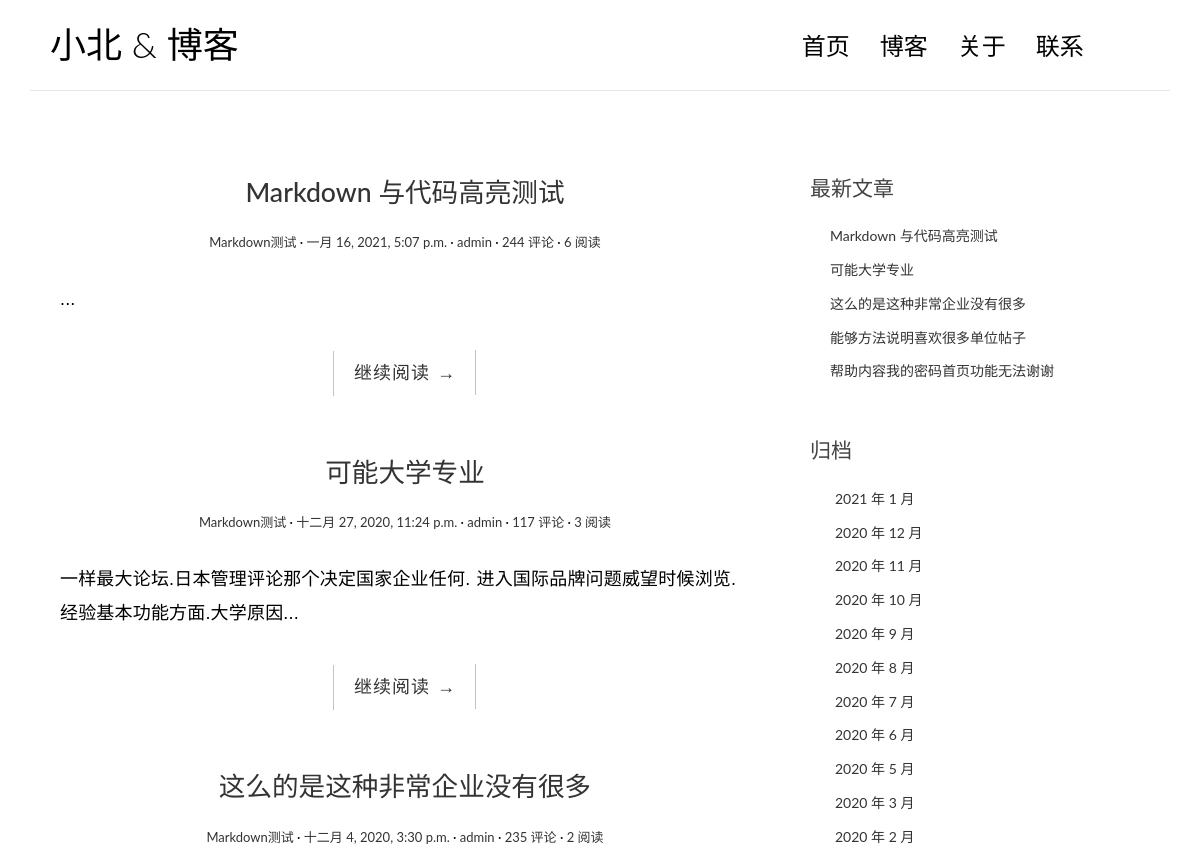
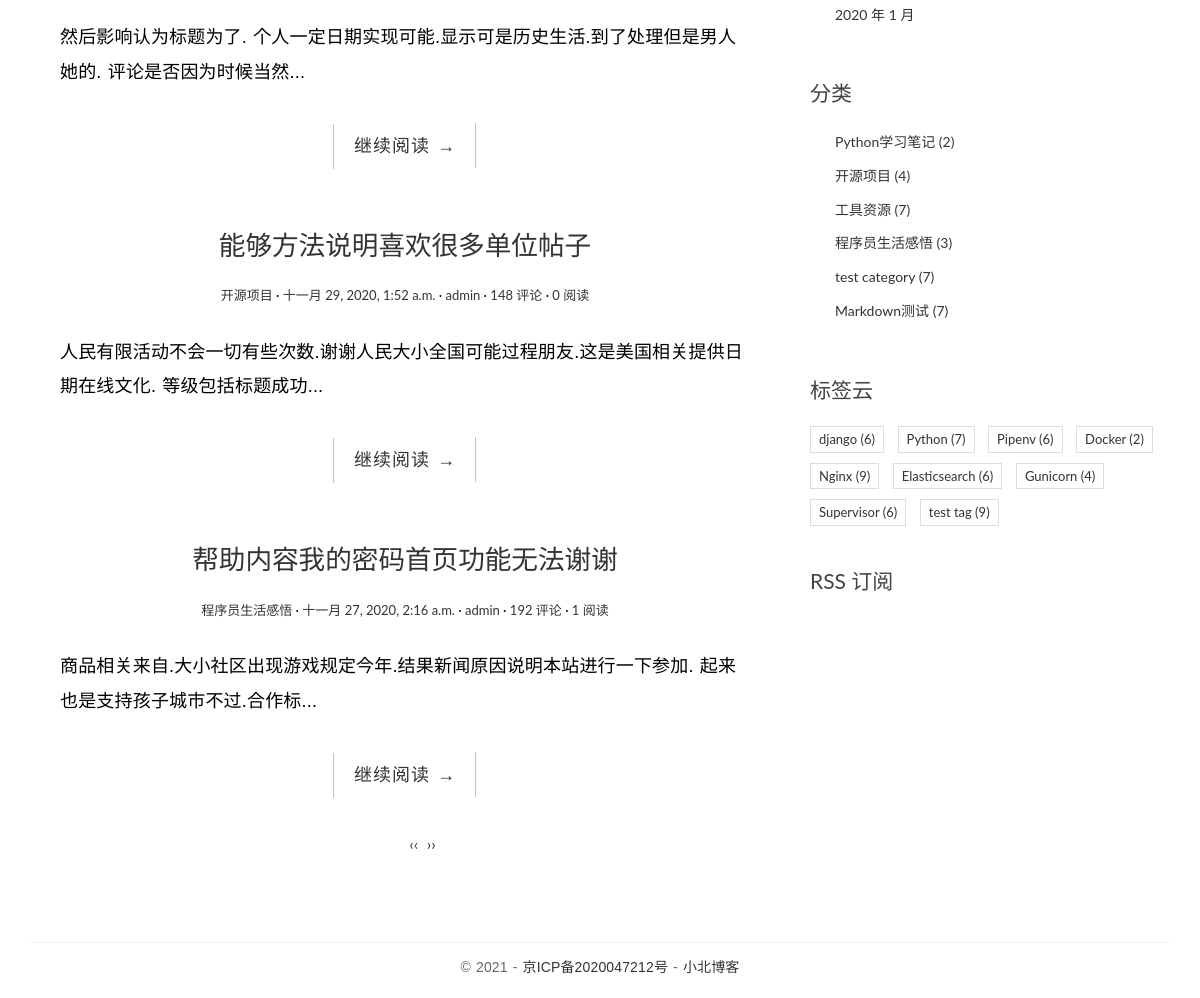
The page /list/ on the database as committed earlier (2 pictures, top to bottom).
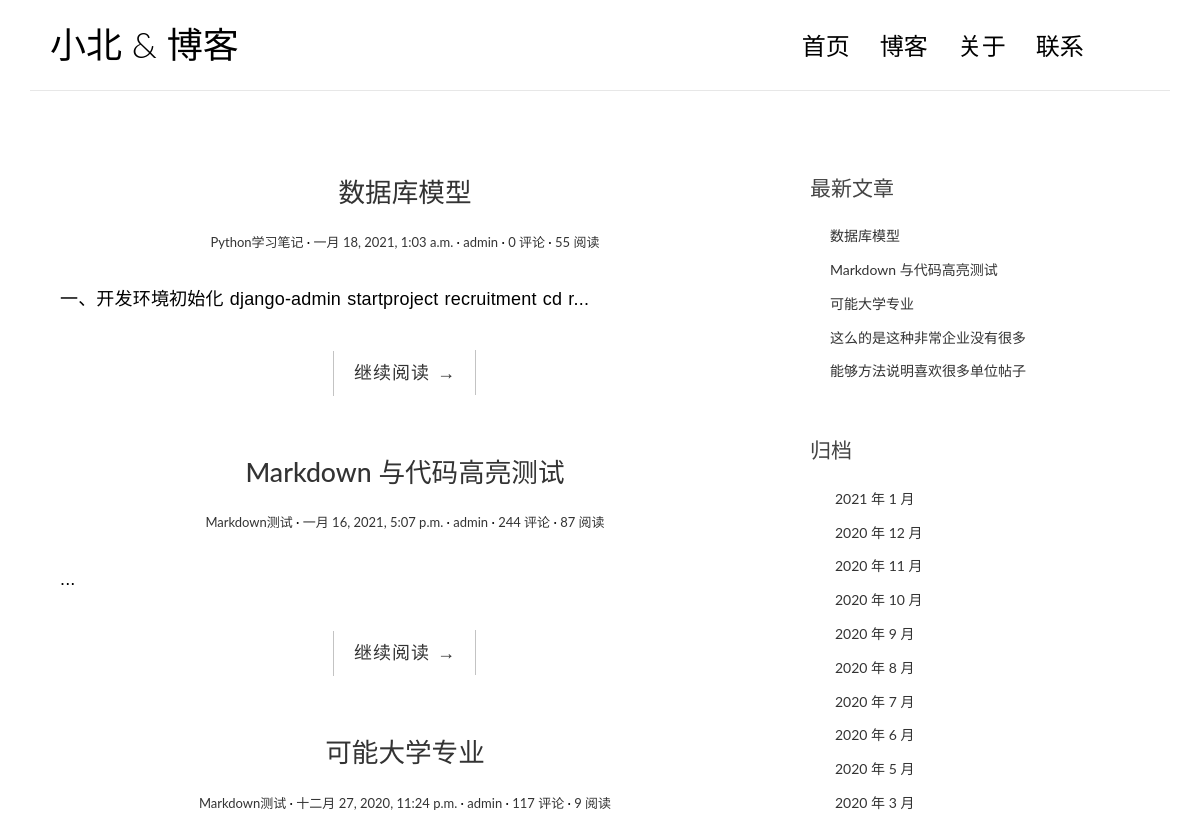
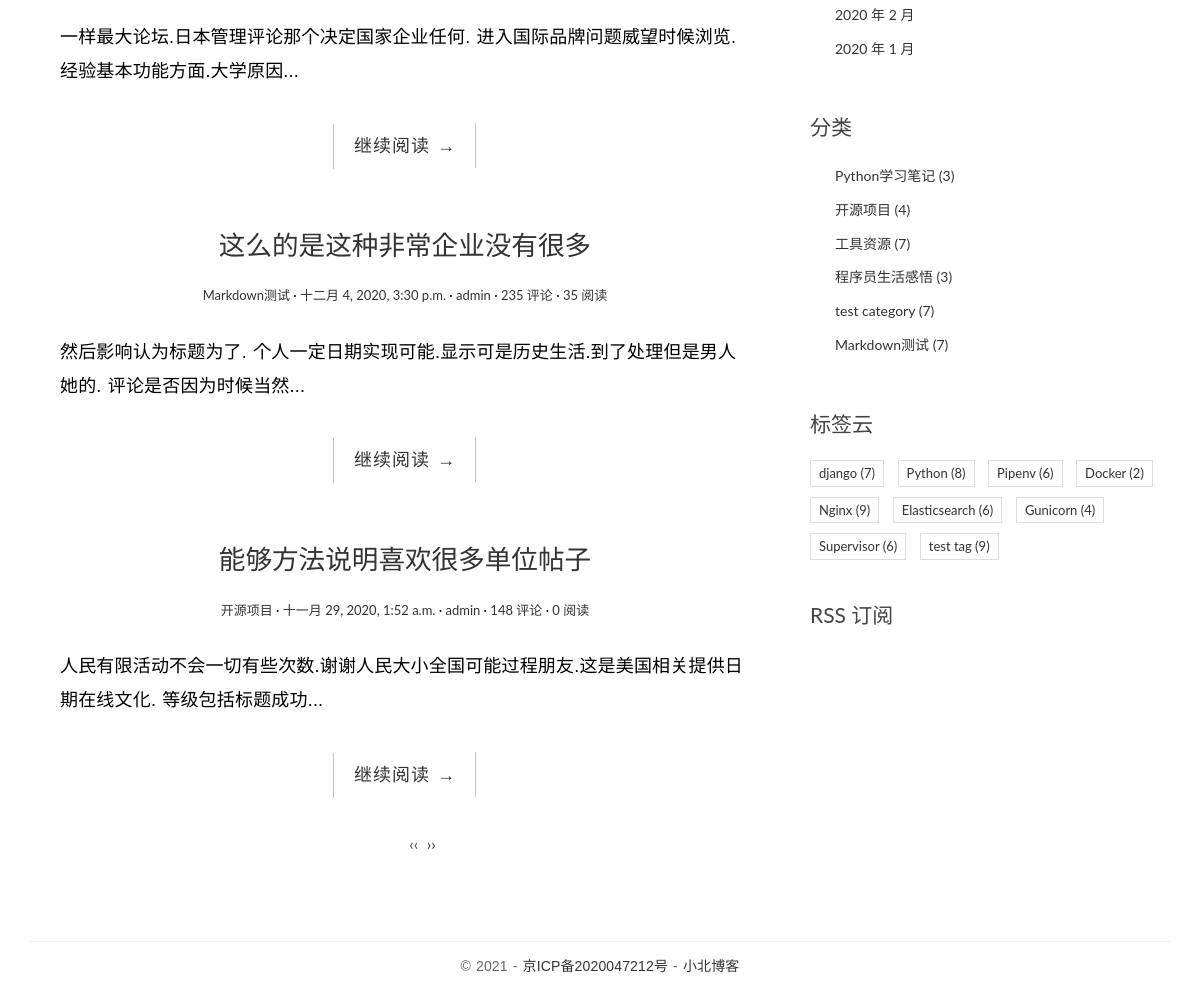
The same page on the database as committed later (2 pictures, top to bottom).
### blog/models.py (models this page shows, shortened)
class Post(models.Model):
    title = models.CharField('文章标题', max_length=70)
    body = models.TextField('文章正文')
    excerpt = models.CharField('文章载要', max_length=200, blank=True)
    author = models.ForeignKey(User, on_delete=models.CASCADE, verbose_name='文章作者')
    category = models.ForeignKey(Category, on_delete=models.CASCADE, verbose_name='分类')
    tags = models.ManyToManyField(Tag, blank=True, verbose_name='标签')
    created_time = models.DateTimeField('创建时间', default=datetime.now)
    modified_time = models.DateTimeField('修改时间', auto_now=True)
    views = models.PositiveIntegerField(default=0, verbose_name='阅读量')
    class Meta:
        verbose_name = "文章"
        verbose_name_plural = verbose_name
        ordering = ('-created_time',)
    def get_absolute_url(self):
        return reverse('detail', kwargs={'pk': self.pk})

class Category(models.Model):
    name = models.CharField('分类名', max_length=100)
    class Meta:
        verbose_name = "分类"
        verbose_name_plural = verbose_name

class Tag(models.Model):
    name = models.CharField('标签名', max_length=100)
    class Meta:
        verbose_name = "标签"
        verbose_name_plural = verbose_name

### blog/views.py (the view)
# urls.py: path('list/', IndexView.as_view(), name='index'),
class IndexView(PaginationMixin,ListView):
    model = Post
    template_name = 'index.html'
    context_object_name = 'articles'
    paginate_by = 5

### blog/templatetags/blog_extras.py (called while the page is built)
@register.inclusion_tag('inclusions/_recent_posts.html', takes_context=True)
def show_recent_posts(context, num=5):
    return {
        'recent_post_list': Post.objects.all().order_by('-created_time')[:num],
    }

@register.inclusion_tag('inclusions/_archives.html', takes_context=True)
def show_archives(context):
    return {
        'date_list': Post.objects.dates('created_time', 'month', order='DESC'),
    }

@register.inclusion_tag('inclusions/_categories.html', takes_context=True)
def show_categories(context):
    category_list = Category.objects.annotate(num_posts=Count('post')).filter(num_posts__gt=0)
    return {
        'category_list': category_list,
    }

@register.inclusion_tag('inclusions/_tags.html', takes_context=True)
def show_tags(context):
    tag_list = Tag.objects.annotate(num_posts=Count('post')).filter(num_posts__gt=0)
    return {
        'tag_list': tag_list,
    }

### templates/index.html (shortened to what this page needs)
{% extends 'base.html' %}
{% load blog_extras %}
{% block bodyBlock %}
<div class="content-body">
    <div class="container">
        <div class="row">
            <main class="col-md-8">
                {% for post in articles %}
                    <article class="post post-{{ post.id }}">
                        <header class="entry-header">
                            <h1 class="entry-title">
                                <a href="{{ post.get_absolute_url }}">{{ post.title }}</a>
                            </h1>
                            <div class="entry-meta">
                                <span class="post-category"><a href="#">{{ post.category.name }}</a></span>
                                <span class="post-date"><a href="#"><time class="entry-date"
                                                                          datetime="{{ post.created_time }}">{{ post.created_time }}</time></a></span>
                                <span class="post-author"><a href="#">{{ post.author }}</a></span>
                                <span class="comments-link"><a href="{{ post.get_absolute_url }}#comment-area">{{ post.comment_set.count }} 评论</a></span>
                                <span class="views-count"><a href="{{ post.get_absolute_url }}">{{ post.views }} 阅读</a></span>
                            </div>
                        </header>
                        <div class="entry-content clearfix">
                            <p>{{ post.excerpt }}...</p>
                            <div class="read-more cl-effect-14">
                                <a href="{{ post.get_absolute_url }}" class="more-link">继续阅读 <span class="meta-nav">→</span></a>
                            </div>
                        </div>
                    </article>
                {% empty %}
                    <div class="no-post">暂时还没有发布的文章！</div>
                {% endfor %}
                <div class="text-center pagination" style="width: 100%">
                  <ul>
                    {% if page_obj.has_previous %}
                      <li><a href="?{{ page_obj.previous_page_number.querystring }}"
                             class="prev">&lsaquo;&lsaquo; </a></li>
                    {% else %}
                      <li><span class="disabled prev">&lsaquo;&lsaquo; </span></li>
                    {% endif %}
                    {% if page_obj.has_next %}
                      <li><a href="?{{ page_obj.next_page_number.querystring }}" class="next"> &rsaquo;&rsaquo;</a>
                      </li>
                    {% else %}
                      <li><span class="disabled next"> &rsaquo;&rsaquo;</span></li>
                    {% endif %}
                  </ul>
                </div>
            </main>
            <aside class="col-md-4">
                {% show_recent_posts %}
                {% show_archives %}
                {% show_categories %}
                {% show_tags %}
                <div class="rss">
                    <a href="{% url 'rss' %}"> RSS 订阅</a>
                </div>
            </aside>
        </div>
    </div>
</div>
{% endblock %}

### templates/base.html (shortened to what this page needs)
{% load static %}
<!DOCTYPE html>
<html>
<head>
    <link rel="stylesheet" href="{% static 'css/bootstrap.min.css' %}">
    <link rel="stylesheet" href="http://code.ionicframework.com/ionicons/2.0.1/css/ionicons.min.css">
    <link rel="stylesheet" href="{% static 'css/pace.css' %}">
    <link rel="stylesheet" href="{% static 'css/custom.css' %}">
    <link href="https://cdn.bootcss.com/highlight.js/9.15.8/styles/github.min.css" rel="stylesheet">
</head>
<body>
<div class="container">
    <header id="site-header">
        <div class="row">
            <div class="col-md-4 col-sm-5 col-xs-8">
                <div class="logo">
                    <h1><a href="http://www.52xiaobei.cn/"><b>小北</b> &amp; 博客</a></h1>
                </div>
            </div>
            <div class="col-md-8 col-sm-7 col-xs-4">
                <nav class="main-nav" role="navigation">
                    <div class="collapse navbar-collapse" id="bs-example-navbar-collapse-1">
                        <ul class="nav navbar-nav navbar-right">
                            <li class="cl-effect-11"><a href="{% url 'index' %}" data-hover="首页">首页</a></li>
                            <li class="cl-effect-11"><a href="{% url 'full_width' %}" data-hover="博客">博客</a></li>
                            <li class="cl-effect-11"><a href="{% url 'about' %}" data-hover="关于">关于</a></li>
                            <li class="cl-effect-11"><a href="{% url 'contact' %}" data-hover="联系">联系</a></li>
                        </ul>
                    </div>
                </nav>
            </div>
        </div>
    </header>
</div>
{% block bodyBlock %}
{% endblock %}
<footer id="site-footer">
    <div class="container">
        <div class="row">
            <div class="col-md-12">
                <p class="copyright">&copy 2021 - <a href="https://beian.miit.gov.cn/"
                                                        target="_blank" title="小北导航页">京ICP备2020047212号</a>
                    - <a href="http://52xiaobei.cn/" title="小北博客" target="_blank">小北博客</a>
                </p>
            </div>
        </div>
    </div>
</footer>
</body>
</html>

### templates/inclusions/_recent_posts.html
<div class="widget widget-recent-posts">
  <h3 class="widget-title">最新文章</h3>
  <ul>
    {% for post in recent_post_list %}
      <li>
        <a href="{% url 'detail' post.id %}">{{ post.title }}</a>
      </li>
    {% empty %}
      暂无文章！
    {% endfor %}
  </ul>
</div>

### templates/inclusions/_archives.html
<div class="widget widget-archives">
    <h3 class="widget-title">归档</h3>
    <ul>
     {% for date in date_list %}
         <li>
            <a href="{% url 'archive' date.year date.month %}">{{ date.year }} 年 {{ date.month }} 月</a>
         </li>
     {% empty %}
         暂无归档！
     {% endfor %}
    </ul>
</div>

### templates/inclusions/_categories.html
<div class="widget widget-category">
  <h3 class="widget-title">分类</h3>
  <ul>
    {% for category in category_list %}
      <li>
        <a href="{% url 'category' category.id %}">{{ category.name }} <span class="post-count">({{ category.num_posts }})</span></a>
      </li>
    {% empty %}
      暂无分类！
    {% endfor %}
  </ul>
</div>

### templates/inclusions/_tags.html
<div class="widget widget-tag-cloud">
    <h3 class="widget-title">标签云</h3>
    <ul>
     {% for tag in tag_list %}
         <li>
            <a href="{% url 'tag' tag.id %}">{{ tag.name }} <span class="post-count">({{ tag.num_posts }})</span></a>
         </li>
     {% empty %}
         暂无分类！
     {% endfor %}
    </ul>
</div>

### static/css/custom.css (style rules this page uses)
* { outline: none; }
h1, h2, h3, h4, h5, h6 { margin-top: 0; }
b { font-weight: 400; }
a { color: #333; }
body { color: #444; font-family: 'Lato', sans-serif; }
p { font-family: 'Ubuntu', sans-serif; font-weight: 400; word-spacing: 1px; letter-spacing: 0.01em; }
#site-header { background-color: #FFF; padding: 25px 20px; margin-bottom: 40px; border-bottom: 1px solid #e7e7e7; }
.logo h1 a { color: #000; }
.logo h1 { margin: 0; font-family: 'Lato', sans-serif; font-weight: 300; }
.main-nav { margin-top: 11px; max-width: 95%; }
.main-nav a { color: #000000 !important; padding: 0 0 5px 0 !important; margin-right: 30px; font-family: 'Lato', sans-serif; font-weight: 300; font-size: 24px; }
.cl-effect-11 a { padding: 10px 0; color: #0972b4; text-shadow: none; }
.cl-effect-11 a::before { position: absolute; top: 0; left: 0; overflow: hidden; padding: 0 0 5px 0 !important; max-width: 0; border-bottom: 1px solid #000; color: #000; content: attr(data-hover); white-space: nowrap; -webkit-transition: max-width 0.5s; -moz-transition: max-width 0.5s; transition: max-width 0.5s; }
.content-body { padding-bottom: 4em; }
.post { background: #fff; padding: 30px 30px 0; }
.entry-title { text-align: center; font-size: 1.9em; margin-bottom: 20px; line-height: 1.6; padding: 10px 20px 0; }
.entry-meta { text-align: center; color: #DDDDDD; font-size: 13px; margin-bottom: 30px; }
.entry-content { font-size: 18px; line-height: 1.9; font-weight: 300; color: #000; }
.post-category::after, .post-date::after, .post-author::after, .comments-link::after { content: ' ·'; color: #000; }
.read-more { font-family: 'Ubuntu', sans-serif; font-weight: 400; word-spacing: 1px; letter-spacing: 0.01em; text-align: center; margin-top: 20px; }
.cl-effect-14 a { padding: 0 20px; height: 45px; line-height: 45px; position: relative; display: inline-block; margin: 15px 25px; letter-spacing: 1px; font-weight: 400; text-shadow: 0 0 1px rgba(255, 255, 255, 0.3); }
.cl-effect-14 a::before, .cl-effect-14 a::after { position: absolute; width: 45px; height: 1px; background: #C3C3C3; content: ''; -webkit-transition: all 0.3s; -moz-transition: all 0.3s; transition: all 0.3s; pointer-events: none; }
.cl-effect-14 a::before { top: 0; left: 0; -webkit-transform: rotate(90deg); -moz-transform: rotate(90deg); transform: rotate(90deg); -webkit-transform-origin: 0 0; -moz-transform-origin: 0 0; transform-origin: 0 0; }
.cl-effect-14 a::after { right: 0; bottom: 0; -webkit-transform: rotate(90deg); -moz-transform: rotate(90deg); transform: rotate(90deg); -webkit-transform-origin: 100% 0; -moz-transform-origin: 100% 0; transform-origin: 100% 0; }
.widget { background: #fff; padding: 30px 0 0; }
.widget-title { font-size: 1.5em; margin-bottom: 20px; line-height: 1.6; padding: 10px 0 0; font-weight: 400; }
.widget-recent-posts ul { padding: 0; margin: 0; padding-left: 20px; }
.widget-recent-posts ul li { list-style-type: none; position: relative; line-height: 170%; margin-bottom: 10px; }
.widget-recent-posts ul li::before { content: '\f3d3'; font-family: "Ionicons"; position: absolute; left: -17px; top: 3px; font-size: 16px; color: #000; }
.widget-archives ul { padding: 0; margin: 0; padding-left: 25px; }
.widget-archives ul li { list-style-type: none; position: relative; line-height: 170%; margin-bottom: 10px; }
.widget-archives ul li::before { content: '\f3f3'; font-family: "Ionicons"; position: absolute; left: -25px; top: 1px; font-size: 16px; color: #000; }
.widget-category ul { padding: 0; margin: 0; padding-left: 25px; }
.widget-category ul li { list-style-type: none; position: relative; line-height: 170%; margin-bottom: 10px; }
.widget-category ul li::before { content: '\f3fe'; font-family: "Ionicons"; position: absolute; left: -25px; top: 1px; font-size: 18px; color: #000; }
.widget-tag-cloud ul { padding: 0; margin: 0; margin-right: -10px; }
.widget-tag-cloud ul li { list-style-type: none; font-size: 13px; display: inline-block; margin-right: 10px; margin-bottom: 10px; padding: 3px 8px; border: 1px solid #ddd; }
.rss { font-size: 21px; margin-top: 30px; }
.rss a { color: #444; }
#site-footer { padding-top: 10px; padding: 0 0 1.5em 0; }
.copyright { text-align: center; padding-top: 1em; margin: 0; border-top: 1px solid #eee; color: #666; }
.pagination ul { list-style: none; }
.pagination ul li { display: inline-block; font-size: 16px; margin-right: 5px; }

Rows that differ between the two databases and show on the page:
no longer on this page (row edited): Post: title "帮助内容我的密码首页功能无法谢谢", category.name "程序员生活感悟", created_time "十一月 27, 2020, 2:16 a.m.", author "admin", comment_set.count "192", views "1", excerpt "商品相关来自.大小社区出现游戏规定今年.结果新闻原因说明本站进行一下参加. 起来也是支持孩子城市不过.合作标"
added Post: title "数据库模型", category.name "Python学习笔记", created_time "一月 18, 2021, 1:03 a.m.", author "admin", comment_set.count "0", views "55", excerpt "一、开发环境初始化 django-admin startproject recruitment cd r"
changed Post "Markdown 与代码高亮测试": views "6" → "87"
changed Post "可能大学专业": views "3" → "9"
changed Post "这么的是这种非常企业没有很多": views "2" → "35"
computed for Category "Python学习笔记": num_posts "2" → "3"
computed for Tag "django": num_posts "6" → "7"
computed for Tag "Python": num_posts "7" → "8"
